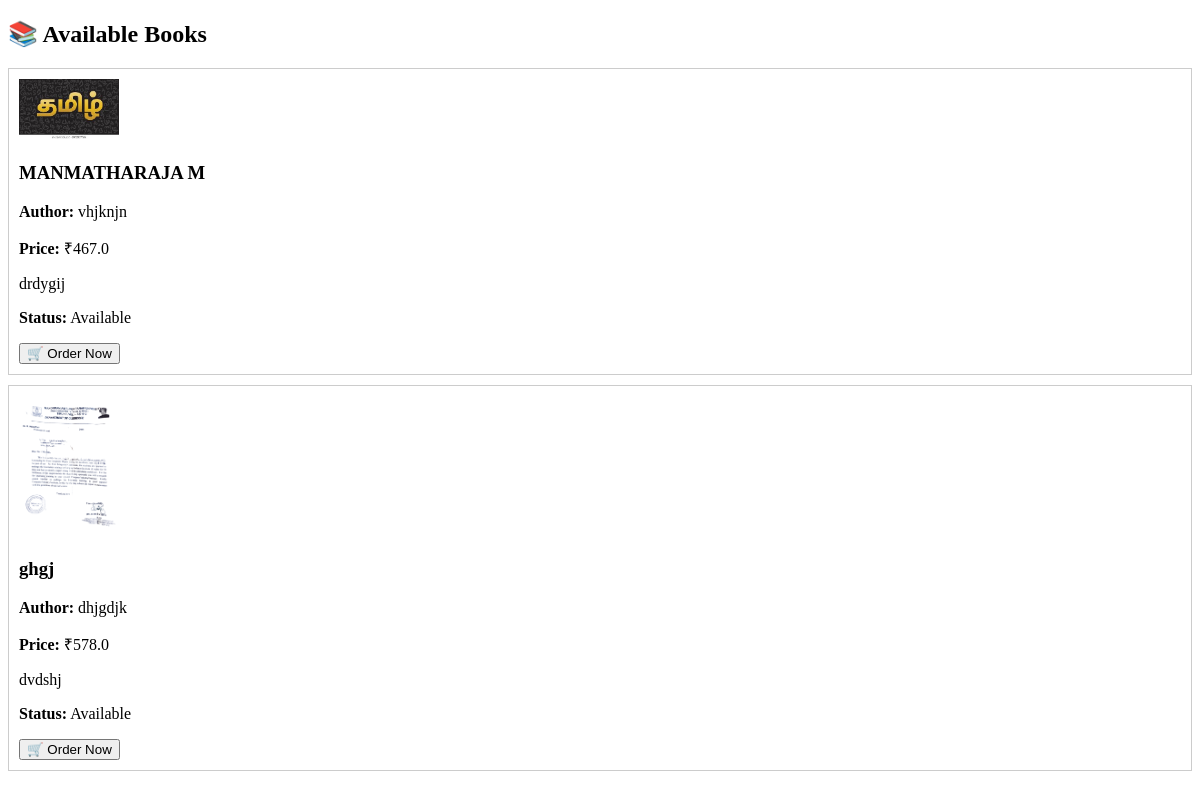
Before: / with the older database file.
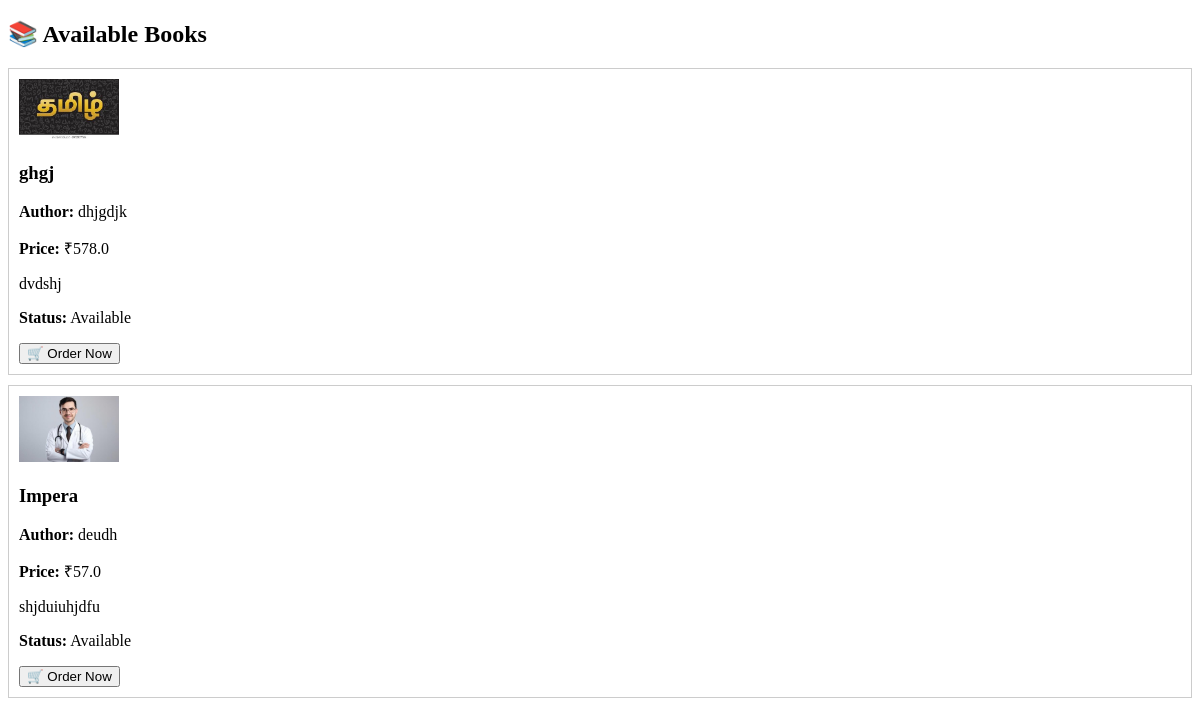
After: the same page with the newer database file.
### tables this page shows
CREATE TABLE books (
        id INTEGER PRIMARY KEY AUTOINCREMENT,
        image TEXT,
        name TEXT,
        author TEXT,
        price REAL,
        description TEXT,
        available INTEGER
    );

### app.py (the view)
@app.route('/')
def home():
    con = get_db()
    cur = con.cursor()
    cur.execute("SELECT * FROM books")
    books = cur.fetchall()
    con.close()
    return render_template('index.html', books=books)

### app.py (called while the page is built)
def get_db():
    con = sqlite3.connect('bookstore.db')
    con.row_factory = sqlite3.Row  # This enables dictionary-style access
    return con

### templates/index.html (shortened to what this page needs)
<!DOCTYPE html>
<html>
<head>
</head>
<body>
    <h2>📚 Available Books</h2>
    {% if books %}
        {% for book in books %}
            <div style="border:1px solid #ccc; padding:10px; margin-bottom:10px;">
                <img src="{{ book['image'] }}" width="100">
                <h3>{{ book['name'] }}</h3>
                <p><strong>Author:</strong> {{ book['author'] }}</p>
                <p><strong>Price:</strong> ₹{{ book['price'] }}</p>
                <p>{{ book['description'] }}</p>
                <p><strong>Status:</strong> {{ 'Available' if book['available'] else 'Not Available' }}</p>
                {% if book['available'] %}
                    <form method="GET" action="/order/{{ book['id'] }}">
                        <button type="submit">🛒 Order Now</button>
                    </form>
                {% else %}
                    <p><em>Not available for ordering</em></p>
                {% endif %}
            </div>
        {% endfor %}
    {% else %}
        <p>No books available.</p>
    {% endif %}
</body>
</html>

Changed rows visible on the page:
removed books: image (picture), name "MANMATHARAJA M", author "vhjknjn", price "467.0", description "drdygij", available "Available"
changed books "ghgj": image: a different picture
added books: image (picture), name "Impera", author "deudh", price "57.0", description "shjduiuhjdfu", available "Available"
